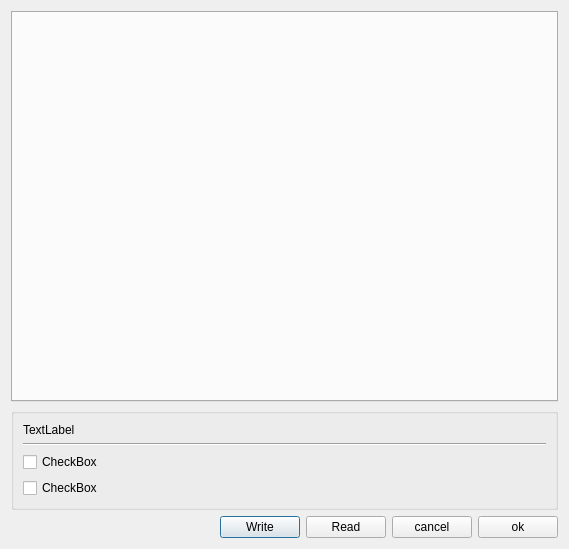
<?xml version="1.0" encoding="UTF-8"?>
<ui version="4.0">
 <class>FuseDialog</class>
 <widget class="QDialog" name="FuseDialog">
  <property name="windowModality">
   <enum>Qt::WindowModal</enum>
  </property>
  <property name="geometry">
   <rect>
    <x>0</x>
    <y>0</y>
    <width>569</width>
    <height>549</height>
   </rect>
  </property>
  <property name="windowTitle">
   <string>Dialog</string>
  </property>
  <layout class="QGridLayout" name="gridLayout_4">
   <item row="0" column="0">
    <widget class="QTabWidget" name="tabWidget">
     <property name="sizePolicy">
      <sizepolicy hsizetype="Expanding" vsizetype="Expanding">
       <horstretch>0</horstretch>
       <verstretch>0</verstretch>
      </sizepolicy>
     </property>
     <property name="currentIndex">
      <number>0</number>
     </property>
    </widget>
   </item>
   <item row="2" column="0">
    <layout class="QHBoxLayout" name="horizontalLayout_9">
     <item>
      <spacer name="horizontalSpacer">
       <property name="orientation">
        <enum>Qt::Horizontal</enum>
       </property>
       <property name="sizeHint" stdset="0">
        <size>
         <width>588</width>
         <height>20</height>
        </size>
       </property>
      </spacer>
     </item>
     <item>
      <widget class="QPushButton" name="pushWrite">
       <property name="text">
        <string>Write</string>
       </property>
      </widget>
     </item>
     <item>
      <widget class="QPushButton" name="pushRead">
       <property name="text">
        <string>Read</string>
       </property>
      </widget>
     </item>
     <item>
      <widget class="QPushButton" name="pushCancel">
       <property name="text">
        <string>cancel</string>
       </property>
      </widget>
     </item>
     <item>
      <widget class="QPushButton" name="pushOk">
       <property name="text">
        <string>ok</string>
       </property>
      </widget>
     </item>
    </layout>
   </item>
   <item row="1" column="0">
    <widget class="QGroupBox" name="frmHlp">
     <property name="sizePolicy">
      <sizepolicy hsizetype="MinimumExpanding" vsizetype="Minimum">
       <horstretch>0</horstretch>
       <verstretch>0</verstretch>
      </sizepolicy>
     </property>
     <layout class="QGridLayout" name="gridLayout_3">
      <item row="0" column="0">
       <widget class="QLabel" name="labelFuseLock">
        <property name="text">
         <string>TextLabel</string>
        </property>
       </widget>
      </item>
      <item row="2" column="0">
       <widget class="QCheckBox" name="chkHlp0">
        <property name="text">
         <string>CheckBox</string>
        </property>
       </widget>
      </item>
      <item row="3" column="0">
       <widget class="QCheckBox" name="chkHlp1">
        <property name="text">
         <string>CheckBox</string>
        </property>
       </widget>
      </item>
      <item row="1" column="0">
       <widget class="Line" name="line">
        <property name="orientation">
         <enum>Qt::Horizontal</enum>
        </property>
       </widget>
      </item>
     </layout>
    </widget>
   </item>
  </layout>
 </widget>
 <resources/>
 <connections/>
</ui>
